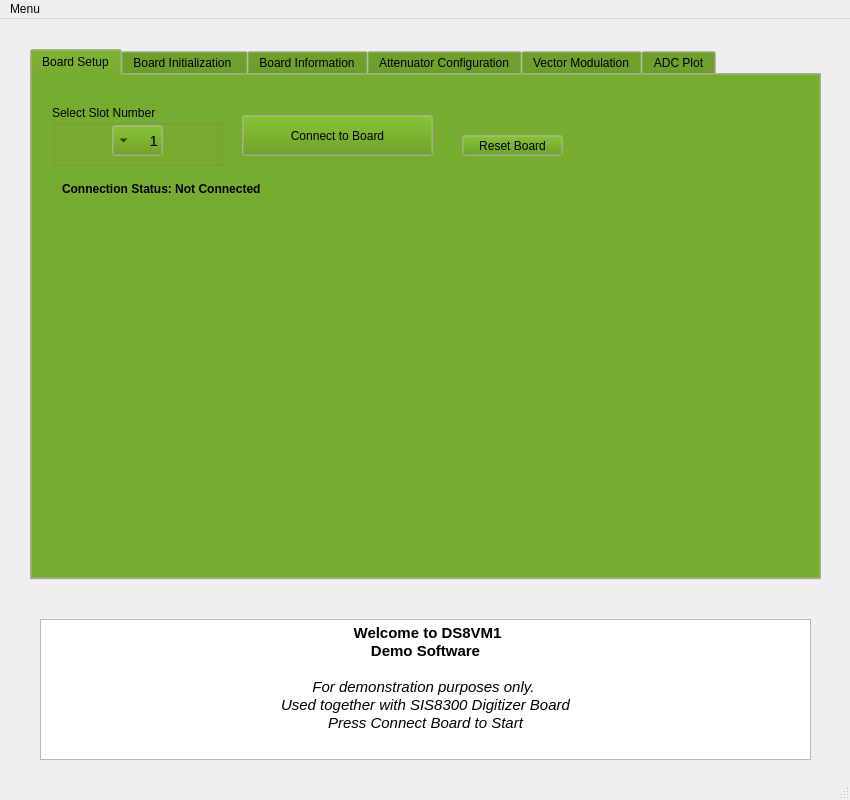
<?xml version="1.0" encoding="UTF-8"?>
<ui version="4.0">
 <class>MainWindow</class>
 <widget class="QMainWindow" name="MainWindow">
  <property name="geometry">
   <rect>
    <x>0</x>
    <y>0</y>
    <width>850</width>
    <height>800</height>
   </rect>
  </property>
  <property name="sizePolicy">
   <sizepolicy hsizetype="Fixed" vsizetype="Fixed">
    <horstretch>0</horstretch>
    <verstretch>0</verstretch>
   </sizepolicy>
  </property>
  <property name="minimumSize">
   <size>
    <width>850</width>
    <height>800</height>
   </size>
  </property>
  <property name="maximumSize">
   <size>
    <width>850</width>
    <height>800</height>
   </size>
  </property>
  <property name="windowTitle">
   <string>DS8VM1 Demo</string>
  </property>
  <widget class="QWidget" name="centralwidget">
   <widget class="QTabWidget" name="MainTab">
    <property name="geometry">
     <rect>
      <x>30</x>
      <y>30</y>
      <width>791</width>
      <height>531</height>
     </rect>
    </property>
    <property name="palette">
     <palette>
      <active>
       <colorrole role="Button">
        <brush brushstyle="SolidPattern">
         <color alpha="255">
          <red>86</red>
          <green>147</green>
          <blue>6</blue>
         </color>
        </brush>
       </colorrole>
       <colorrole role="Base">
        <brush brushstyle="SolidPattern">
         <color alpha="255">
          <red>255</red>
          <green>255</green>
          <blue>255</blue>
         </color>
        </brush>
       </colorrole>
       <colorrole role="Window">
        <brush brushstyle="SolidPattern">
         <color alpha="255">
          <red>241</red>
          <green>237</green>
          <blue>228</blue>
         </color>
        </brush>
       </colorrole>
      </active>
      <inactive>
       <colorrole role="Button">
        <brush brushstyle="SolidPattern">
         <color alpha="255">
          <red>86</red>
          <green>147</green>
          <blue>6</blue>
         </color>
        </brush>
       </colorrole>
       <colorrole role="Base">
        <brush brushstyle="SolidPattern">
         <color alpha="255">
          <red>255</red>
          <green>255</green>
          <blue>255</blue>
         </color>
        </brush>
       </colorrole>
       <colorrole role="Window">
        <brush brushstyle="SolidPattern">
         <color alpha="255">
          <red>241</red>
          <green>237</green>
          <blue>228</blue>
         </color>
        </brush>
       </colorrole>
      </inactive>
      <disabled>
       <colorrole role="Button">
        <brush brushstyle="SolidPattern">
         <color alpha="255">
          <red>86</red>
          <green>147</green>
          <blue>6</blue>
         </color>
        </brush>
       </colorrole>
       <colorrole role="Base">
        <brush brushstyle="SolidPattern">
         <color alpha="255">
          <red>241</red>
          <green>237</green>
          <blue>228</blue>
         </color>
        </brush>
       </colorrole>
       <colorrole role="Window">
        <brush brushstyle="SolidPattern">
         <color alpha="255">
          <red>241</red>
          <green>237</green>
          <blue>228</blue>
         </color>
        </brush>
       </colorrole>
      </disabled>
     </palette>
    </property>
    <property name="currentIndex">
     <number>0</number>
    </property>
    <widget class="QWidget" name="BoardSetup">
     <attribute name="icon">
      <iconset>
       <normaloff>../../.designer/.designer/.designer/.designer/backup/DESY-Logo-cyan-RGB_ger.png</normaloff>../../.designer/.designer/.designer/.designer/backup/DESY-Logo-cyan-RGB_ger.png</iconset>
     </attribute>
     <attribute name="title">
      <string>Board Setup</string>
     </attribute>
     <widget class="QGroupBox" name="groupBox_3">
      <property name="geometry">
       <rect>
        <x>20</x>
        <y>30</y>
        <width>171</width>
        <height>61</height>
       </rect>
      </property>
      <property name="title">
       <string>Select Slot Number</string>
      </property>
      <widget class="QComboBox" name="comboBox_slotnumber">
       <property name="geometry">
        <rect>
         <x>60</x>
         <y>20</y>
         <width>51</width>
         <height>31</height>
        </rect>
       </property>
       <property name="font">
        <font>
         <pointsize>11</pointsize>
         <weight>50</weight>
         <bold>false</bold>
        </font>
       </property>
       <property name="layoutDirection">
        <enum>Qt::RightToLeft</enum>
       </property>
       <item>
        <property name="text">
         <string>1</string>
        </property>
       </item>
       <item>
        <property name="text">
         <string>2</string>
        </property>
       </item>
       <item>
        <property name="text">
         <string>3</string>
        </property>
       </item>
       <item>
        <property name="text">
         <string>4</string>
        </property>
       </item>
       <item>
        <property name="text">
         <string>5</string>
        </property>
       </item>
       <item>
        <property name="text">
         <string>6</string>
        </property>
       </item>
       <item>
        <property name="text">
         <string>7</string>
        </property>
       </item>
       <item>
        <property name="text">
         <string>8</string>
        </property>
       </item>
       <item>
        <property name="text">
         <string>9</string>
        </property>
       </item>
       <item>
        <property name="text">
         <string>10</string>
        </property>
       </item>
       <item>
        <property name="text">
         <string>11</string>
        </property>
       </item>
       <item>
        <property name="text">
         <string>12</string>
        </property>
       </item>
      </widget>
     </widget>
     <widget class="QPushButton" name="pushButton_connecttoboard">
      <property name="geometry">
       <rect>
        <x>210</x>
        <y>40</y>
        <width>191</width>
        <height>41</height>
       </rect>
      </property>
      <property name="text">
       <string>Connect to Board</string>
      </property>
     </widget>
     <widget class="QPushButton" name="pushButton_resetboard">
      <property name="geometry">
       <rect>
        <x>430</x>
        <y>60</y>
        <width>101</width>
        <height>21</height>
       </rect>
      </property>
      <property name="text">
       <string>Reset Board</string>
      </property>
     </widget>
     <widget class="QLabel" name="label_connectionstatus">
      <property name="geometry">
       <rect>
        <x>30</x>
        <y>100</y>
        <width>339</width>
        <height>27</height>
       </rect>
      </property>
      <property name="font">
       <font>
        <weight>75</weight>
        <bold>true</bold>
       </font>
      </property>
      <property name="text">
       <string>Connection Status: Not Connected</string>
      </property>
     </widget>
    </widget>
    <widget class="QWidget" name="BoardInitialization">
     <attribute name="title">
      <string>Board Initialization </string>
     </attribute>
     <widget class="QGroupBox" name="groupBox">
      <property name="geometry">
       <rect>
        <x>80</x>
        <y>80</y>
        <width>631</width>
        <height>201</height>
       </rect>
      </property>
      <property name="title">
       <string>Main Clock Source</string>
      </property>
      <layout class="QGridLayout" name="gridLayout">
       <item row="1" column="2">
        <widget class="QPushButton" name="pushButton_initializeboard">
         <property name="enabled">
          <bool>true</bool>
         </property>
         <property name="sizePolicy">
          <sizepolicy hsizetype="Minimum" vsizetype="Fixed">
           <horstretch>0</horstretch>
           <verstretch>0</verstretch>
          </sizepolicy>
         </property>
         <property name="text">
          <string>Initialize Board</string>
         </property>
        </widget>
       </item>
       <item row="0" column="2">
        <widget class="QRadioButton" name="radioButton_clock_generation">
         <property name="text">
          <string>Clock Generation from Reference Signal</string>
         </property>
        </widget>
       </item>
       <item row="0" column="1">
        <widget class="QRadioButton" name="radioButton_externalclock">
         <property name="text">
          <string>Clock Distribtion from RTM</string>
         </property>
        </widget>
       </item>
       <item row="0" column="4">
        <widget class="QRadioButton" name="radioButton_internalclock">
         <property name="text">
          <string>Internal Clock</string>
         </property>
        </widget>
       </item>
       <item row="2" column="2">
        <widget class="QProgressBar" name="progressBar">
         <property name="enabled">
          <bool>true</bool>
         </property>
         <property name="value">
          <number>0</number>
         </property>
        </widget>
       </item>
      </layout>
     </widget>
     <widget class="QGroupBox" name="groupBox_2">
      <property name="geometry">
       <rect>
        <x>210</x>
        <y>320</y>
        <width>351</width>
        <height>101</height>
       </rect>
      </property>
      <property name="title">
       <string>RTM PLL Configuration</string>
      </property>
      <layout class="QGridLayout" name="gridLayout_2">
       <item row="1" column="0">
        <widget class="QLabel" name="label_codeloader_status">
         <property name="text">
          <string>CodeLoader File: Null</string>
         </property>
        </widget>
       </item>
       <item row="0" column="0">
        <widget class="QLabel" name="label_pll_status">
         <property name="sizePolicy">
          <sizepolicy hsizetype="Fixed" vsizetype="Fixed">
           <horstretch>0</horstretch>
           <verstretch>0</verstretch>
          </sizepolicy>
         </property>
         <property name="text">
          <string>PLL Status: Not Configured</string>
         </property>
        </widget>
       </item>
       <item row="2" column="0">
        <widget class="QPushButton" name="pushButton_pllconfig">
         <property name="text">
          <string>Select Codeloader File and Configure </string>
         </property>
        </widget>
       </item>
      </layout>
     </widget>
    </widget>
    <widget class="QWidget" name="BoardInformation">
     <attribute name="title">
      <string>Board Information</string>
     </attribute>
     <widget class="QLabel" name="label_7">
      <property name="geometry">
       <rect>
        <x>400</x>
        <y>10</y>
        <width>293</width>
        <height>17</height>
       </rect>
      </property>
      <property name="sizePolicy">
       <sizepolicy hsizetype="Fixed" vsizetype="Fixed">
        <horstretch>0</horstretch>
        <verstretch>0</verstretch>
       </sizepolicy>
      </property>
      <property name="maximumSize">
       <size>
        <width>387</width>
        <height>17</height>
       </size>
      </property>
      <property name="font">
       <font>
        <weight>75</weight>
        <bold>true</bold>
       </font>
      </property>
      <property name="text">
       <string>DS8VM1 RTM Information</string>
      </property>
     </widget>
     <widget class="QFrame" name="frame_6">
      <property name="geometry">
       <rect>
        <x>400</x>
        <y>30</y>
        <width>331</width>
        <height>141</height>
       </rect>
      </property>
      <property name="sizePolicy">
       <sizepolicy hsizetype="Fixed" vsizetype="Fixed">
        <horstretch>0</horstretch>
        <verstretch>0</verstretch>
       </sizepolicy>
      </property>
      <property name="frameShape">
       <enum>QFrame::StyledPanel</enum>
      </property>
      <property name="frameShadow">
       <enum>QFrame::Raised</enum>
      </property>
      <layout class="QVBoxLayout" name="verticalLayout_4">
       <item>
        <widget class="QLabel" name="label_rtm_firmware">
         <property name="text">
          <string>Firmware:</string>
         </property>
        </widget>
       </item>
       <item>
        <widget class="QLabel" name="label_rtm_revision">
         <property name="text">
          <string>Revision:</string>
         </property>
        </widget>
       </item>
       <item>
        <widget class="QLabel" name="label_boardtemperature_2">
         <property name="text">
          <string>Board Temperature:</string>
         </property>
        </widget>
       </item>
      </layout>
     </widget>
     <widget class="QPushButton" name="pushButton_readboardinfo">
      <property name="geometry">
       <rect>
        <x>230</x>
        <y>330</y>
        <width>339</width>
        <height>24</height>
       </rect>
      </property>
      <property name="text">
       <string>Read Board Info</string>
      </property>
     </widget>
     <widget class="QFrame" name="frame_4">
      <property name="geometry">
       <rect>
        <x>10</x>
        <y>30</y>
        <width>351</width>
        <height>141</height>
       </rect>
      </property>
      <property name="sizePolicy">
       <sizepolicy hsizetype="Fixed" vsizetype="Fixed">
        <horstretch>0</horstretch>
        <verstretch>0</verstretch>
       </sizepolicy>
      </property>
      <property name="frameShape">
       <enum>QFrame::StyledPanel</enum>
      </property>
      <property name="frameShadow">
       <enum>QFrame::Raised</enum>
      </property>
      <layout class="QVBoxLayout" name="verticalLayout">
       <item>
        <widget class="QLabel" name="label_amc_firmware">
         <property name="text">
          <string>Firmware:</string>
         </property>
        </widget>
       </item>
       <item>
        <widget class="QLabel" name="label_amc_revision">
         <property name="text">
          <string>Revision:</string>
         </property>
        </widget>
       </item>
       <item>
        <widget class="QLabel" name="label_mainclock">
         <property name="text">
          <string>Main Clock Frequency:</string>
         </property>
        </widget>
       </item>
       <item>
        <widget class="QLabel" name="label_boardtemperature">
         <property name="text">
          <string>Board Temperature:</string>
         </property>
        </widget>
       </item>
      </layout>
     </widget>
     <widget class="QLabel" name="label_6">
      <property name="geometry">
       <rect>
        <x>20</x>
        <y>10</y>
        <width>181</width>
        <height>16</height>
       </rect>
      </property>
      <property name="sizePolicy">
       <sizepolicy hsizetype="Fixed" vsizetype="Fixed">
        <horstretch>0</horstretch>
        <verstretch>0</verstretch>
       </sizepolicy>
      </property>
      <property name="maximumSize">
       <size>
        <width>387</width>
        <height>17</height>
       </size>
      </property>
      <property name="font">
       <font>
        <weight>75</weight>
        <bold>true</bold>
       </font>
      </property>
      <property name="text">
       <string>SIS8300 AMC Information</string>
      </property>
     </widget>
    </widget>
    <widget class="QWidget" name="AttenuatorConfiguration">
     <attribute name="title">
      <string>Attenuator Configuration</string>
     </attribute>
     <widget class="QFrame" name="frame_8">
      <property name="geometry">
       <rect>
        <x>210</x>
        <y>50</y>
        <width>351</width>
        <height>261</height>
       </rect>
      </property>
      <property name="frameShape">
       <enum>QFrame::StyledPanel</enum>
      </property>
      <property name="frameShadow">
       <enum>QFrame::Raised</enum>
      </property>
      <layout class="QGridLayout" name="gridLayout_3">
       <item row="6" column="1">
        <widget class="QDoubleSpinBox" name="channel5_att_value">
         <property name="maximum">
          <double>31.500000000000000</double>
         </property>
         <property name="singleStep">
          <double>0.500000000000000</double>
         </property>
        </widget>
       </item>
       <item row="4" column="1">
        <widget class="QDoubleSpinBox" name="channel3_att_value">
         <property name="maximum">
          <double>31.500000000000000</double>
         </property>
         <property name="singleStep">
          <double>0.500000000000000</double>
         </property>
        </widget>
       </item>
       <item row="3" column="1">
        <widget class="QDoubleSpinBox" name="channel2_att_value">
         <property name="maximum">
          <double>31.500000000000000</double>
         </property>
         <property name="singleStep">
          <double>0.500000000000000</double>
         </property>
        </widget>
       </item>
       <item row="0" column="0" colspan="2">
        <widget class="QLabel" name="label_9">
         <property name="font">
          <font>
           <weight>75</weight>
           <bold>true</bold>
          </font>
         </property>
         <property name="text">
          <string>Attenuator Control</string>
         </property>
        </widget>
       </item>
       <item row="1" column="0">
        <widget class="QLabel" name="label_10">
         <property name="text">
          <string>Status: </string>
         </property>
        </widget>
       </item>
       <item row="2" column="0">
        <widget class="QLabel" name="label_11">
         <property name="text">
          <string>Channel 1</string>
         </property>
        </widget>
       </item>
       <item row="3" column="0">
        <widget class="QLabel" name="label_12">
         <property name="text">
          <string>Channel 2</string>
         </property>
        </widget>
       </item>
       <item row="4" column="0">
        <widget class="QLabel" name="label_13">
         <property name="text">
          <string>Channel 3</string>
         </property>
        </widget>
       </item>
       <item row="5" column="0">
        <widget class="QLabel" name="label_14">
         <property name="text">
          <string>Channel 4</string>
         </property>
        </widget>
       </item>
       <item row="6" column="0">
        <widget class="QLabel" name="label_15">
         <property name="text">
          <string>Channel 5</string>
         </property>
        </widget>
       </item>
       <item row="7" column="0">
        <widget class="QLabel" name="label_16">
         <property name="text">
          <string>Channel 6</string>
         </property>
        </widget>
       </item>
       <item row="9" column="0">
        <widget class="QLabel" name="label_18">
         <property name="text">
          <string>Channel 8</string>
         </property>
        </widget>
       </item>
       <item row="8" column="0">
        <widget class="QLabel" name="label_17">
         <property name="text">
          <string>Channel 7</string>
         </property>
        </widget>
       </item>
       <item row="2" column="1">
        <widget class="QDoubleSpinBox" name="channel1_att_value">
         <property name="maximum">
          <double>31.500000000000000</double>
         </property>
         <property name="singleStep">
          <double>0.500000000000000</double>
         </property>
        </widget>
       </item>
       <item row="1" column="1">
        <widget class="QLabel" name="label_19">
         <property name="text">
          <string>dBm</string>
         </property>
        </widget>
       </item>
       <item row="5" column="1">
        <widget class="QDoubleSpinBox" name="channel4_att_value">
         <property name="maximum">
          <double>31.500000000000000</double>
         </property>
         <property name="singleStep">
          <double>0.500000000000000</double>
         </property>
        </widget>
       </item>
       <item row="7" column="1">
        <widget class="QDoubleSpinBox" name="channel6_att_value">
         <property name="maximum">
          <double>31.500000000000000</double>
         </property>
         <property name="singleStep">
          <double>0.500000000000000</double>
         </property>
        </widget>
       </item>
       <item row="8" column="1">
        <widget class="QDoubleSpinBox" name="channel7_att_value">
         <property name="maximum">
          <double>31.500000000000000</double>
         </property>
         <property name="singleStep">
          <double>0.500000000000000</double>
         </property>
        </widget>
       </item>
       <item row="9" column="1">
        <widget class="QDoubleSpinBox" name="channel8_att_value">
         <property name="maximum">
          <double>31.500000000000000</double>
         </property>
         <property name="singleStep">
          <double>0.500000000000000</double>
         </property>
        </widget>
       </item>
      </layout>
     </widget>
     <widget class="QPushButton" name="pushButton_set_att_values">
      <property name="geometry">
       <rect>
        <x>300</x>
        <y>340</y>
        <width>151</width>
        <height>31</height>
       </rect>
      </property>
      <property name="text">
       <string>Set Attenuator Values</string>
      </property>
     </widget>
    </widget>
    <widget class="QWidget" name="VectorModulation">
     <attribute name="title">
      <string>Vector Modulation</string>
     </attribute>
    </widget>
    <widget class="QWidget" name="ADCPlot">
     <attribute name="title">
      <string>ADC Plot</string>
     </attribute>
     <widget class="QFrame" name="frame_9">
      <property name="geometry">
       <rect>
        <x>30</x>
        <y>30</y>
        <width>191</width>
        <height>261</height>
       </rect>
      </property>
      <property name="frameShape">
       <enum>QFrame::StyledPanel</enum>
      </property>
      <property name="frameShadow">
       <enum>QFrame::Raised</enum>
      </property>
      <layout class="QVBoxLayout" name="verticalLayout_2">
       <item>
        <widget class="QLabel" name="label_select_channels">
         <property name="sizePolicy">
          <sizepolicy hsizetype="Minimum" vsizetype="Minimum">
           <horstretch>0</horstretch>
           <verstretch>0</verstretch>
          </sizepolicy>
         </property>
         <property name="maximumSize">
          <size>
           <width>200</width>
           <height>30</height>
          </size>
         </property>
         <property name="text">
          <string>Select Channels to Display</string>
         </property>
        </widget>
       </item>
       <item>
        <widget class="QCheckBox" name="checkBox_channel1">
         <property name="text">
          <string>Channel 1</string>
         </property>
        </widget>
       </item>
       <item>
        <widget class="QCheckBox" name="checkBox_channel2">
         <property name="text">
          <string>Channel 2</string>
         </property>
        </widget>
       </item>
       <item>
        <widget class="QCheckBox" name="checkBox_channel3">
         <property name="text">
          <string>Channel 3</string>
         </property>
        </widget>
       </item>
       <item>
        <widget class="QCheckBox" name="checkBox_channel4">
         <property name="text">
          <string>Channel 4</string>
         </property>
        </widget>
       </item>
       <item>
        <widget class="QCheckBox" name="checkBox_channel5">
         <property name="text">
          <string>Channel 5</string>
         </property>
        </widget>
       </item>
       <item>
        <widget class="QCheckBox" name="checkBox_channel6">
         <property name="text">
          <string>Channel 6</string>
         </property>
        </widget>
       </item>
       <item>
        <widget class="QCheckBox" name="checkBox_channel7">
         <property name="text">
          <string>Channel 7</string>
         </property>
        </widget>
       </item>
       <item>
        <widget class="QCheckBox" name="checkBox_channel8">
         <property name="text">
          <string>Channel 8</string>
         </property>
        </widget>
       </item>
       <item>
        <widget class="QCheckBox" name="checkBox_channel9">
         <property name="text">
          <string>DC Channel 1</string>
         </property>
        </widget>
       </item>
       <item>
        <widget class="QCheckBox" name="checkBox_channel10">
         <property name="text">
          <string>DC Channel 2</string>
         </property>
        </widget>
       </item>
      </layout>
     </widget>
     <widget class="QFrame" name="frame_5">
      <property name="geometry">
       <rect>
        <x>230</x>
        <y>30</y>
        <width>241</width>
        <height>231</height>
       </rect>
      </property>
      <property name="sizePolicy">
       <sizepolicy hsizetype="Minimum" vsizetype="Minimum">
        <horstretch>0</horstretch>
        <verstretch>0</verstretch>
       </sizepolicy>
      </property>
      <property name="frameShape">
       <enum>QFrame::StyledPanel</enum>
      </property>
      <property name="frameShadow">
       <enum>QFrame::Raised</enum>
      </property>
      <widget class="QCheckBox" name="checkBox_checkall">
       <property name="geometry">
        <rect>
         <x>10</x>
         <y>60</y>
         <width>139</width>
         <height>19</height>
        </rect>
       </property>
       <property name="text">
        <string>Check All Channels</string>
       </property>
      </widget>
      <widget class="QCheckBox" name="checkBox_combineall">
       <property name="geometry">
        <rect>
         <x>10</x>
         <y>90</y>
         <width>171</width>
         <height>21</height>
        </rect>
       </property>
       <property name="text">
        <string>Combine all in one plot</string>
       </property>
      </widget>
      <widget class="QLabel" name="label_4">
       <property name="geometry">
        <rect>
         <x>10</x>
         <y>20</y>
         <width>115</width>
         <height>16</height>
        </rect>
       </property>
       <property name="sizePolicy">
        <sizepolicy hsizetype="Minimum" vsizetype="Minimum">
         <horstretch>0</horstretch>
         <verstretch>0</verstretch>
        </sizepolicy>
       </property>
       <property name="maximumSize">
        <size>
         <width>200</width>
         <height>30</height>
        </size>
       </property>
       <property name="text">
        <string>Additional Options:</string>
       </property>
      </widget>
      <widget class="QSpinBox" name="FPS">
       <property name="geometry">
        <rect>
         <x>50</x>
         <y>120</y>
         <width>53</width>
         <height>22</height>
        </rect>
       </property>
       <property name="minimum">
        <number>1</number>
       </property>
       <property name="maximum">
        <number>60</number>
       </property>
      </widget>
      <widget class="QLabel" name="label_FPS">
       <property name="geometry">
        <rect>
         <x>10</x>
         <y>120</y>
         <width>71</width>
         <height>21</height>
        </rect>
       </property>
       <property name="text">
        <string>FPS:</string>
       </property>
      </widget>
      <widget class="QLabel" name="label_bufferlength">
       <property name="geometry">
        <rect>
         <x>10</x>
         <y>150</y>
         <width>91</width>
         <height>21</height>
        </rect>
       </property>
       <property name="text">
        <string>Buffer Length:</string>
       </property>
      </widget>
      <widget class="QSpinBox" name="bufferlength">
       <property name="geometry">
        <rect>
         <x>100</x>
         <y>150</y>
         <width>53</width>
         <height>22</height>
        </rect>
       </property>
       <property name="minimum">
        <number>100</number>
       </property>
       <property name="maximum">
        <number>500</number>
       </property>
      </widget>
     </widget>
     <widget class="QPushButton" name="pushButton_startsampling">
      <property name="geometry">
       <rect>
        <x>310</x>
        <y>320</y>
        <width>171</width>
        <height>51</height>
       </rect>
      </property>
      <property name="text">
       <string>Start Sampling</string>
      </property>
     </widget>
    </widget>
   </widget>
   <widget class="QTextBrowser" name="textBrowser_console">
    <property name="geometry">
     <rect>
      <x>40</x>
      <y>600</y>
      <width>771</width>
      <height>141</height>
     </rect>
    </property>
    <property name="html">
     <string>&lt;!DOCTYPE HTML PUBLIC &quot;-//W3C//DTD HTML 4.0//EN&quot; &quot;http://www.w3.org/TR/REC-html40/strict.dtd&quot;&gt;
&lt;html&gt;&lt;head&gt;&lt;meta name=&quot;qrichtext&quot; content=&quot;1&quot; /&gt;&lt;style type=&quot;text/css&quot;&gt;
p, li { white-space: pre-wrap; }
&lt;/style&gt;&lt;/head&gt;&lt;body style=&quot; font-family:'Sans Serif'; font-size:9pt; font-weight:400; font-style:normal;&quot;&gt;
&lt;p align=&quot;center&quot; style=&quot; margin-top:0px; margin-bottom:0px; margin-left:0px; margin-right:0px; -qt-block-indent:0; text-indent:0px;&quot;&gt;&lt;span style=&quot; font-family:'Ubuntu'; font-size:11pt; font-weight:600;&quot;&gt; Welcome to DS8VM1&lt;/span&gt;&lt;/p&gt;
&lt;p align=&quot;center&quot; style=&quot; margin-top:0px; margin-bottom:0px; margin-left:0px; margin-right:0px; -qt-block-indent:0; text-indent:0px;&quot;&gt;&lt;span style=&quot; font-family:'Ubuntu'; font-size:11pt; font-weight:600;&quot;&gt;Demo Software&lt;/span&gt;&lt;/p&gt;
&lt;p align=&quot;center&quot; style=&quot;-qt-paragraph-type:empty; margin-top:0px; margin-bottom:0px; margin-left:0px; margin-right:0px; -qt-block-indent:0; text-indent:0px; font-family:'Ubuntu'; font-size:11pt; font-weight:600;&quot;&gt;&lt;br /&gt;&lt;/p&gt;
&lt;p align=&quot;center&quot; style=&quot; margin-top:0px; margin-bottom:0px; margin-left:0px; margin-right:0px; -qt-block-indent:0; text-indent:0px;&quot;&gt;&lt;span style=&quot; font-family:'Ubuntu'; font-size:11pt; font-style:italic;&quot;&gt;For demonstration purposes only. &lt;/span&gt;&lt;/p&gt;
&lt;p align=&quot;center&quot; style=&quot; margin-top:0px; margin-bottom:0px; margin-left:0px; margin-right:0px; -qt-block-indent:0; text-indent:0px;&quot;&gt;&lt;span style=&quot; font-family:'Ubuntu'; font-size:11pt; font-style:italic;&quot;&gt;Used together with SIS8300 Digitizer Board&lt;/span&gt;&lt;/p&gt;
&lt;p align=&quot;center&quot; style=&quot; margin-top:0px; margin-bottom:0px; margin-left:0px; margin-right:0px; -qt-block-indent:0; text-indent:0px;&quot;&gt;&lt;span style=&quot; font-family:'Ubuntu'; font-size:11pt; font-style:italic;&quot;&gt;Press Connect Board to Start&lt;/span&gt;&lt;/p&gt;
&lt;p align=&quot;center&quot; style=&quot;-qt-paragraph-type:empty; margin-top:0px; margin-bottom:0px; margin-left:0px; margin-right:0px; -qt-block-indent:0; text-indent:0px; font-family:'Ubuntu'; font-size:11pt; font-style:italic;&quot;&gt;&lt;br /&gt;&lt;/p&gt;&lt;/body&gt;&lt;/html&gt;</string>
    </property>
   </widget>
  </widget>
  <widget class="QMenuBar" name="menubar">
   <property name="geometry">
    <rect>
     <x>0</x>
     <y>0</y>
     <width>850</width>
     <height>19</height>
    </rect>
   </property>
   <widget class="QMenu" name="menuMenu">
    <property name="title">
     <string>Menu</string>
    </property>
    <addaction name="actionOpen"/>
    <addaction name="actionExit"/>
   </widget>
   <addaction name="menuMenu"/>
  </widget>
  <widget class="QStatusBar" name="statusbar"/>
  <action name="actionOpen">
   <property name="text">
    <string>Open</string>
   </property>
  </action>
  <action name="actionExit">
   <property name="text">
    <string>Exit</string>
   </property>
  </action>
 </widget>
 <resources/>
 <connections>
  <connection>
   <sender>checkBox_checkall</sender>
   <signal>clicked(bool)</signal>
   <receiver>checkBox_channel1</receiver>
   <slot>setChecked(bool)</slot>
   <hints>
    <hint type="sourcelabel">
     <x>329</x>
     <y>215</y>
    </hint>
    <hint type="destinationlabel">
     <x>114</x>
     <y>131</y>
    </hint>
   </hints>
  </connection>
  <connection>
   <sender>checkBox_checkall</sender>
   <signal>clicked(bool)</signal>
   <receiver>checkBox_channel2</receiver>
   <slot>setChecked(bool)</slot>
   <hints>
    <hint type="sourcelabel">
     <x>329</x>
     <y>215</y>
    </hint>
    <hint type="destinationlabel">
     <x>114</x>
     <y>159</y>
    </hint>
   </hints>
  </connection>
  <connection>
   <sender>checkBox_checkall</sender>
   <signal>clicked(bool)</signal>
   <receiver>checkBox_channel3</receiver>
   <slot>setChecked(bool)</slot>
   <hints>
    <hint type="sourcelabel">
     <x>329</x>
     <y>215</y>
    </hint>
    <hint type="destinationlabel">
     <x>114</x>
     <y>187</y>
    </hint>
   </hints>
  </connection>
  <connection>
   <sender>checkBox_checkall</sender>
   <signal>clicked(bool)</signal>
   <receiver>checkBox_channel4</receiver>
   <slot>setChecked(bool)</slot>
   <hints>
    <hint type="sourcelabel">
     <x>329</x>
     <y>215</y>
    </hint>
    <hint type="destinationlabel">
     <x>114</x>
     <y>215</y>
    </hint>
   </hints>
  </connection>
  <connection>
   <sender>checkBox_checkall</sender>
   <signal>clicked(bool)</signal>
   <receiver>checkBox_channel5</receiver>
   <slot>setChecked(bool)</slot>
   <hints>
    <hint type="sourcelabel">
     <x>329</x>
     <y>215</y>
    </hint>
    <hint type="destinationlabel">
     <x>114</x>
     <y>243</y>
    </hint>
   </hints>
  </connection>
  <connection>
   <sender>checkBox_checkall</sender>
   <signal>clicked(bool)</signal>
   <receiver>checkBox_channel6</receiver>
   <slot>setChecked(bool)</slot>
   <hints>
    <hint type="sourcelabel">
     <x>329</x>
     <y>215</y>
    </hint>
    <hint type="destinationlabel">
     <x>114</x>
     <y>271</y>
    </hint>
   </hints>
  </connection>
  <connection>
   <sender>checkBox_checkall</sender>
   <signal>clicked(bool)</signal>
   <receiver>checkBox_channel7</receiver>
   <slot>setChecked(bool)</slot>
   <hints>
    <hint type="sourcelabel">
     <x>329</x>
     <y>215</y>
    </hint>
    <hint type="destinationlabel">
     <x>114</x>
     <y>299</y>
    </hint>
   </hints>
  </connection>
  <connection>
   <sender>checkBox_checkall</sender>
   <signal>clicked(bool)</signal>
   <receiver>checkBox_channel8</receiver>
   <slot>setChecked(bool)</slot>
   <hints>
    <hint type="sourcelabel">
     <x>329</x>
     <y>215</y>
    </hint>
    <hint type="destinationlabel">
     <x>114</x>
     <y>327</y>
    </hint>
   </hints>
  </connection>
  <connection>
   <sender>checkBox_checkall</sender>
   <signal>clicked(bool)</signal>
   <receiver>checkBox_channel9</receiver>
   <slot>setChecked(bool)</slot>
   <hints>
    <hint type="sourcelabel">
     <x>341</x>
     <y>172</y>
    </hint>
    <hint type="destinationlabel">
     <x>157</x>
     <y>321</y>
    </hint>
   </hints>
  </connection>
  <connection>
   <sender>checkBox_checkall</sender>
   <signal>clicked(bool)</signal>
   <receiver>checkBox_channel10</receiver>
   <slot>setChecked(bool)</slot>
   <hints>
    <hint type="sourcelabel">
     <x>341</x>
     <y>172</y>
    </hint>
    <hint type="destinationlabel">
     <x>157</x>
     <y>344</y>
    </hint>
   </hints>
  </connection>
 </connections>
</ui>
